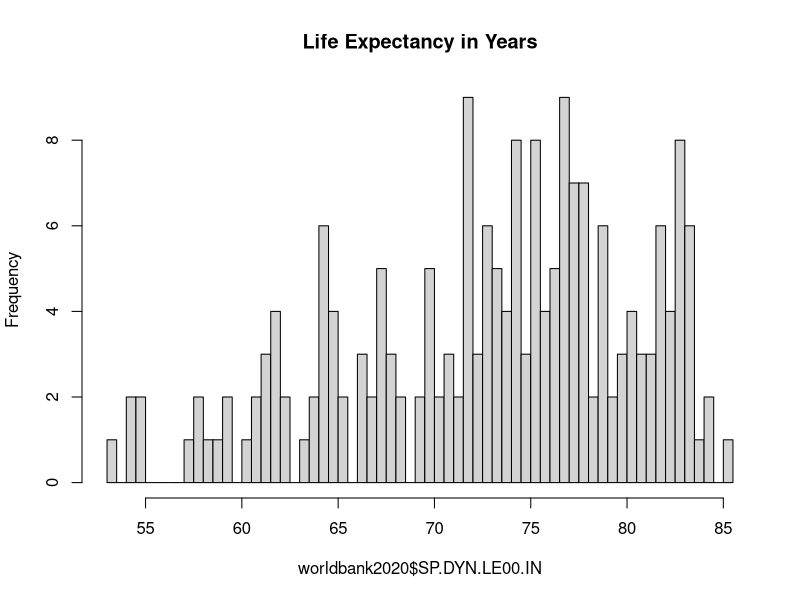
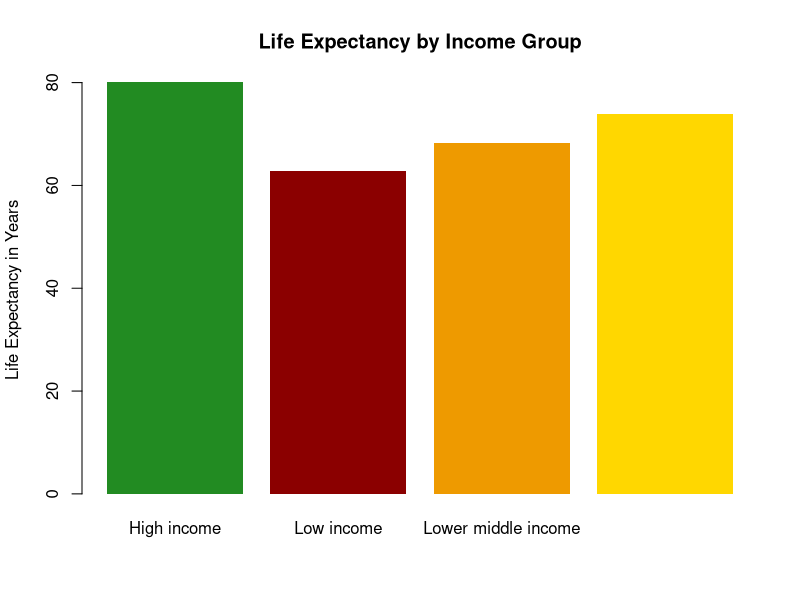
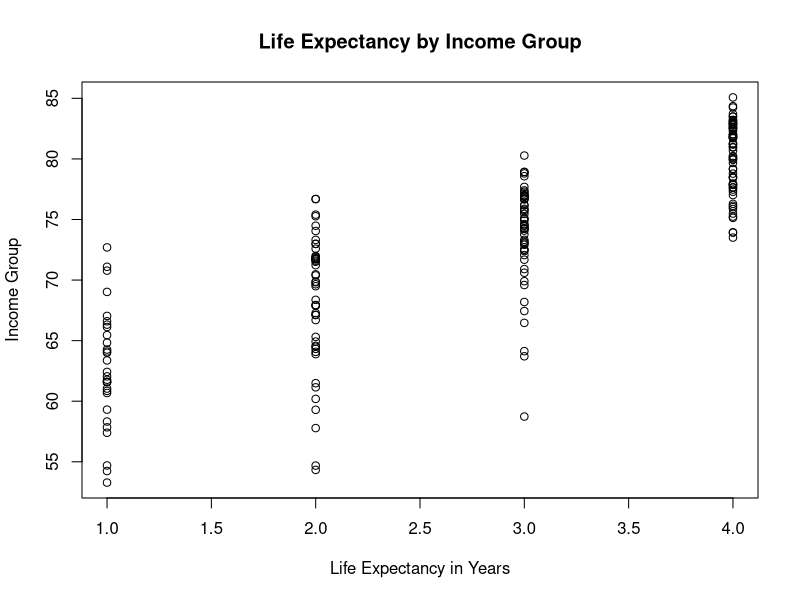

R code for these plots, in order:
## ---- chunk 1
knitr::opts_chunk$set(echo = TRUE, out.width="95%")
## ---- chunk 2
## Use this chunk to load the data with read.csv()
worldbank <- read.csv("wdidata20.csv", stringsAsFactors = T)
worldbank2020 <- subset(worldbank, year==2019 & !is.na(SP.DYN.LE00.IN) & !is.na(income))
nrow(worldbank2020)
## ---- chunk 3
## table
table(worldbank2020$income)
## ---- chunk 4
## histogram
mean(worldbank2020$SP.DYN.LE00.IN)
median(worldbank2020$SP.DYN.LE00.IN)
hist(x=worldbank2020$SP.DYN.LE00.IN, 
     breaks=50,
     main = "Life Expectancy in Years")

## ---- chunk 5
## tapply and barplot
incomeLife <- tapply(worldbank2020$SP.DYN.LE00.IN, worldbank2020$income, mean)
incomeLife
barplot(incomeLife,
        col=c("forestgreen", "red4", "orange2", "gold1"),
        border=NA,
        main="Life Expectancy by Income Group",
        ylab="Life Expectancy in Years")
## ---- chunk 6
## quantify data
worldbank2020$incomeNum <- NA
worldbank2020$incomeNum[worldbank2020$income=="Low income"] <- 1
worldbank2020$incomeNum[worldbank2020$income=="Lower middle income"] <- 2
worldbank2020$incomeNum[worldbank2020$income=="Upper middle income"] <- 3
worldbank2020$incomeNum[worldbank2020$income=="High income"] <- 4
## ---- chunk 7
plot(x=worldbank2020$incomeNum, y=worldbank2020$SP.DYN.LE00.IN,
     main="Life Expectancy by Income Group",
     ylab="Income Group",
     xlab="Life Expectancy in Years")
